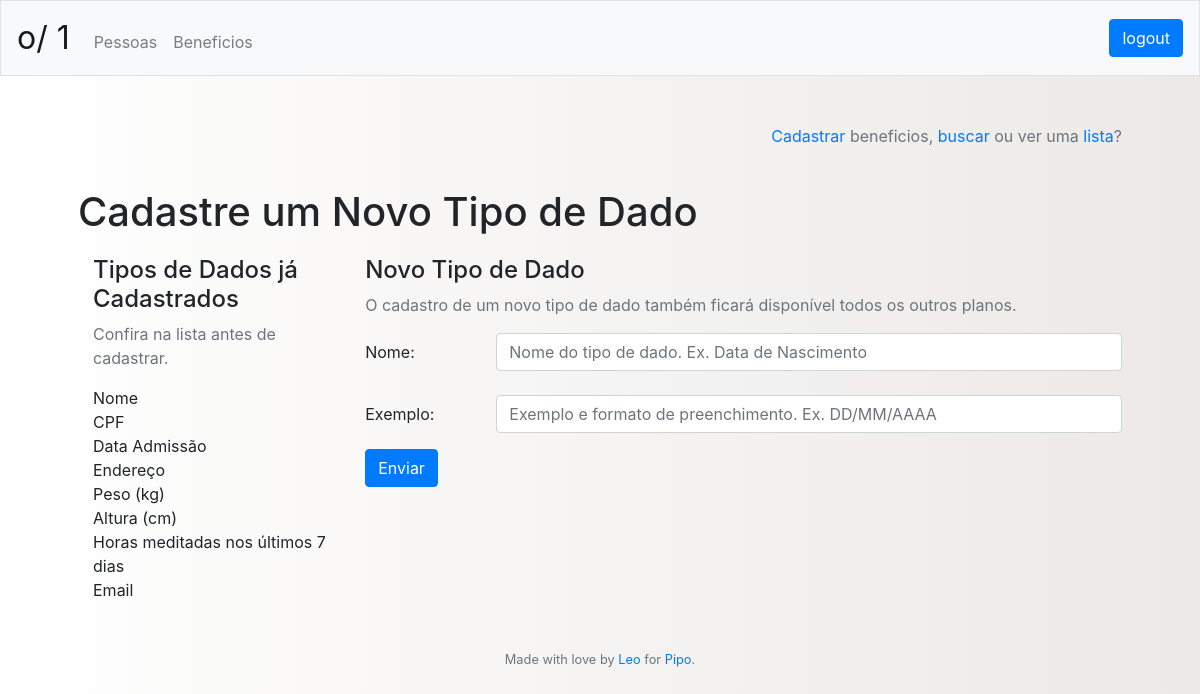
The page /beneficios/cadastro/dado/4 (signed in) on the database its author committed.
### db.py (models this page shows)
class Datatype(Base):
	__table__ = Base.metadata.tables['datatype']

### app.py (the view)
@app.route("/beneficios/cadastro/dado/<idWho>", methods=['GET','POST'])
@login_required
def benefits_register_new_data_type(idWho):
	idWho = validate_benefit_idwho(idWho, session['idCompany'])
	if idWho:
		if request.method == "POST":
			name = request.form.get("name")
			example = request.form.get("example")
			if name and example:
				register_new_data_type(name, example, idWho)
				return redirect("/beneficios/perfil/{}".format(idWho))
			else:
				data_list = get_all_data_types()
				whoops = "Você precisa preencher os dois campos"
				return render_template("benefits_register_new_data_type.html",
												header = get_header(session),
												data_list = data_list,
												idWho = idWho, whoops = whoops)
		else: # 'GET'
			data_list = get_all_data_types()
			return render_template("benefits_register_new_data_type.html",
												header = get_header(session),
												data_list = data_list,
												idWho = idWho)
	else:
		whoops = "Este perfil não existe, por favor selecione um benefício da lista."
		benefits_list = CompanyProfile(session["idCompany"]).get_benefits()
		return render_template("benefits_list.html", header = get_header(session),
								benefits_list = benefits_list, whoops = whoops)

### app.py (called while the page is built)
@app.after_request
def after_request(response):
    response.headers["Cache-Control"] = "no-cache, no-store, must-revalidate"
    response.headers["Expires"] = 0
    response.headers["Pragma"] = "no-cache"
    return response

@app.teardown_request
def remove_session(ex=None):
    db.remove()

def login_required(f):
    @wraps(f)
    def decorated_function(*args, **kwargs):
        if session.get("id") is None:
            return redirect("/login")
        return f(*args, **kwargs)
    return decorated_function

### db.py (called while the page is built)
def query_all_data_types():
	results = (db.query(Datatype.id, Datatype.name, Datatype.example).all())
	return results

def query_benefit_in_company(idBenefit, idCompany):
	results = (db.query(CompanyBenefit.id)
				.filter(CompanyBenefit.idBenefit == idBenefit)
				.filter(CompanyBenefit.idCompany == idCompany).first())
	return results

### models_util.py (called while the page is built)
def get_all_data_types():
	results = query_all_data_types()
	return results

def validate_benefit_idwho(idWho, idCompany):
	try:
		idWho = int(idWho)
		results = query_benefit_in_company(idWho, idCompany)
		if results is None:
			return None
		else:
			return idWho
	except:
		return None

### utils.py (called while the page is built)
def get_header(session):
    try:
        header = {"name": session["name"],
                    "company": session["company"],
                    "admin": session["admin_name"],
                    "id": session["id"]}
    except:
        header = {"name": "",
                    "company": "",
                    "admin": "",
                    "id": ""}
    return header

### templates/benefits_register_new_data_type.html
{% extends "layout.html" %}
{% block main %}
    <p align="right" class="text-muted"><a href="/beneficios/cadastro">Cadastrar</a> beneficios, <a href="/beneficios/busca">buscar</a> ou ver uma <a href="/beneficios/lista">lista</a>?</p>
    <br>
	<h1>Cadastre um Novo Tipo de Dado</h1>
    <div class="container" style="margin-top: 20px;">
        <div class="row">
            <div class="col">
                <h4>Tipos de Dados já Cadastrados</h4>
                <p class="text-muted">Confira na lista antes de cadastrar.</p>
                {% if data_list|length %}
                    {% for data in data_list|sort(attribute='id') %}
                        {{ data['name'] }}<br>
                    {% endfor %}
                {% else %}
                    <p>Não existem dados cadastrados no sistema.</p>
                {% endif %}
            </div>
            <div =class="col">
                <h4>Novo Tipo de Dado</h4>
                <p class="text-muted">O cadastro de um novo tipo de dado também ficará disponível todos os outros planos.</p>
            	<form action="/beneficios/cadastro/dado/{{ idWho }}" method="post">
                    <div class="form-group row">
                        <label for="name" class="col-sm-2 col-form-label">Nome:</label><br>
                        <div class="col-sm-10">
                            <input autocomplete="off" autofocus class="form-control" id="name" name="name" placeholder="Nome do tipo de dado. Ex. Data de Nascimento" type="text"><br>
                        </div>
                        <label for="example" class="col-sm-2 col-form-label">Exemplo:</label><br>
                        <div class="col-sm-10">
                            <input autocomplete="off" class="form-control" id="example" name="example" placeholder="Exemplo e formato de preenchimento. Ex. DD/MM/AAAA" type="text">
                        </div>
                        <br>
                    </div>
                    <button class="btn btn-primary" type="submit">Enviar</button>
                </form>
            </div>
        </div>
    </div>
{% endblock %}

### static/styles.css (style rules this page uses)
body { background: #ECE9E6; background: -webkit-linear-gradient(to right, #FFFFFF, #ECE9E6); background: linear-gradient(to right, #FFFFFF, #ECE9E6); }

### rows shown on the page
Datatype: name "Nome"
Datatype: name "CPF"
Datatype: name "Data Admissão"
Datatype: name "Endereço"
Datatype: name "Peso (kg)"
Datatype: name "Altura (cm)"
Datatype: name "Horas meditadas nos últimos 7 dias"
Datatype: name "Email"

### other values the page prints
{{ header["company"] }} "1"
